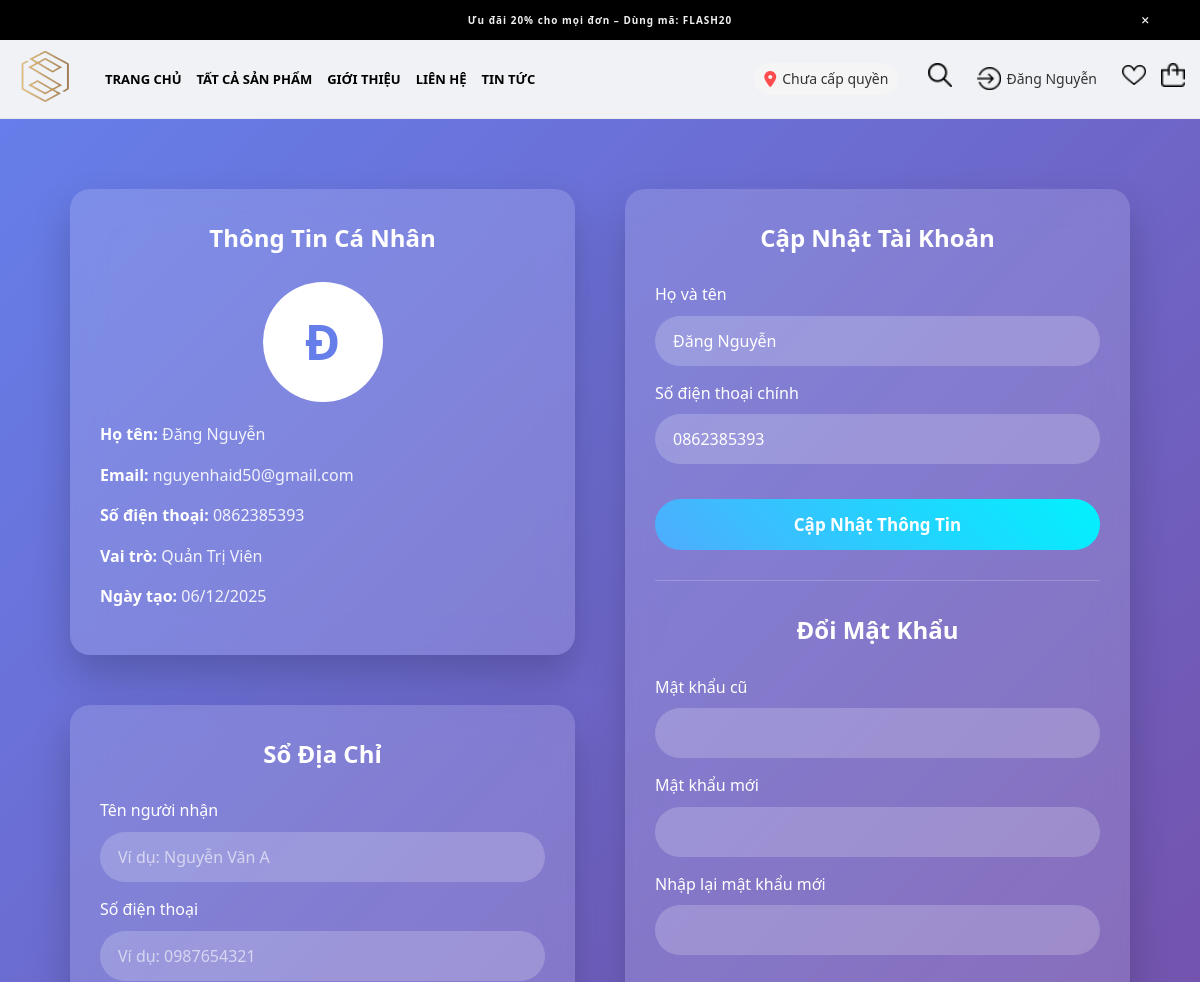
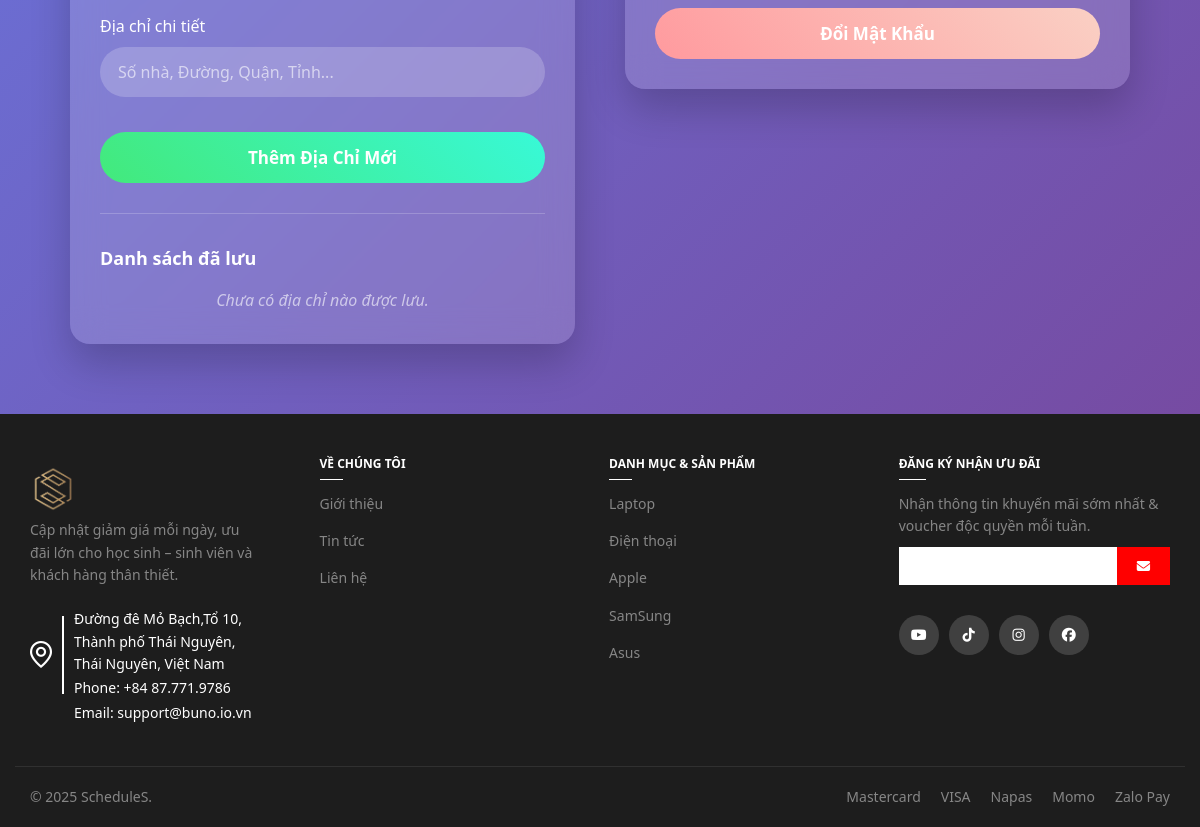
Screenshot of /index.php?page=profile (signed in) with the database file from the repository (2 pictures, top to bottom).
### tables this page shows
CREATE TABLE users (
    id INT AUTO_INCREMENT PRIMARY KEY,
    fullname VARCHAR(100) NOT NULL,
    email VARCHAR(100) NOT NULL UNIQUE,
    password VARCHAR(255) NOT NULL,
    phone VARCHAR(20),
    avatar VARCHAR(255) DEFAULT NULL,  
    role TINYINT DEFAULT 0 COMMENT '0: User, 1: Admin',
    status TINYINT DEFAULT 1 COMMENT '1: Active, 0: Block',
    reset_token VARCHAR(255) NULL,  
    reset_expiry DATETIME NULL,     
    created_at TIMESTAMP DEFAULT CURRENT_TIMESTAMP,
    updated_at TIMESTAMP DEFAULT CURRENT_TIMESTAMP ON UPDATE CURRENT_TIMESTAMP
);

### controllers/Usercontroller.php (called while the page is built, shortened)
<?php
require_once 'models/UserModel.php';
class Usercontroller
{
    private $userModel;
    public function __construct()
    {
        $this->userModel = new UserModel();
        $this->userModel = new UserModel();
    }
    public function header($title = 'ScheduleS - Điện thoại và Laptop giá rẻ')
    {
        include 'views/header.php';
    }
    public function footer()
    {
        include 'views/footer.php';
    }
    public function profile()
    {
        $user_id = $_SESSION['user']['id'];
        $user = $this->userModel->getUserById($user_id);
        $edit_data = null;
        $list_address = $this->userModel->getUserAddresses($user_id);
        include 'views/taikhoan/profile.php';
    }
}

### router.php (called while the page is built, shortened)
<?php
class Router
{
    private $routes = [];
    public function add($page, $controller, $method)
    {
        $this->routes[$page] = [
            'controller' => $controller,
            'method'     => $method
        ];
    }
    public function dispatch($defaultPage = 'home')
    {
        $page = $_GET['page'] ?? $defaultPage;
        $method         = $this->routes[$page]['method'];
        $controller = new $controllerName();
        $controller->$method();
    }
}

### index.php (called while the page is built, shortened)
<?php
require_once "Router.php";
$router = new Router();
$router->add('home', 'Usercontroller', 'home');
$router->add('wishlists', 'Usercontroller', 'wishlists');
$router->add('toggle_wishlist', 'Usercontroller', 'toggle_wishlist');
$router->add('payment', 'Usercontroller', 'payment');
$router->add('process_order', 'Usercontroller', 'process_order');
$router->add('order_success', 'Usercontroller', 'order_success');
$router->add('products', 'Usercontroller', 'products');
$router->add('cart', 'Usercontroller', 'cart');
$router->add('saveLocation', 'Usercontroller', 'saveLocation');
$router->add('product_details', 'Usercontroller', 'product_details');
$router->add('news', 'Usercontroller', 'news');
$router->add('about', 'Usercontroller', 'about');
$router->add('contact', 'Usercontroller', 'contact');
$router->add('check_coupon', 'Usercontroller', 'check_coupon');
$router->add('post_contact', 'Usercontroller', 'post_contact');
$router->add('order_history', 'Usercontroller', 'order_history');
$router->add('login', 'Usercontroller', 'login');
$router->add('logout', 'Usercontroller', 'logout');
$router->add('register', 'Usercontroller', 'register');
$router->add('profile', 'Usercontroller', 'profile');
$router->add('forgot_password', 'Usercontroller', 'forgot_password');
$router->add('reset_password', 'Usercontroller', 'reset_password');
$router->add('send_reset_link', 'Usercontroller', 'send_reset_link');
$router->add('post_review', 'Usercontroller', 'post_review');
$router->add('webhook_payment', 'PaymentController', 'webhook');
$router->add('api_province', 'ApiController', 'getProvinces');
$router->add('api_district', 'ApiController', 'getDistricts');
$router->add('api_ward', 'ApiController', 'getWards');
$router->add('api_fee', 'ApiController', 'calculateFee');
$router->dispatch();

### models/UserModel.php (called while the page is built, shortened)
<?php
class UserModel
{
    private $conn;
    public function __construct()
    {
        $host = "localhost";
        $db_name = "schedules";
        $username = "root";
        $password = "";
        try {
            $this->conn = new PDO(
                "mysql:host=$host;dbname=$db_name;charset=utf8mb4",
                $username,
                $password,
                [PDO::ATTR_ERRMODE => PDO::ERRMODE_EXCEPTION]
            );
            $this->conn->exec("SET time_zone = '+07:00';");
        } catch (PDOException $e) {
            die("Kết nối thất bại: " . $e->getMessage());
        }
    }
    public function getUserById($id)
    {
        $stmt = $this->conn->prepare("
            SELECT id, fullname, email, password, phone, role, created_at
            FROM users
            WHERE id = ?
        ");
        $stmt->execute([$id]);
        return $stmt->fetch(PDO::FETCH_ASSOC);
    }
}

### views/taikhoan/profile.php (the view, shortened to what this page needs)
<!DOCTYPE html>
<html lang="vi">
<head>
    <link rel="stylesheet" href="https://cdnjs.cloudflare.com/ajax/libs/font-awesome/6.5.0/css/all.min.css">
</head>
<body>
    <div class="tt-canhan">
        <div style="display: flex; flex-direction: column; gap: 50px;">
            <div class="card">
                <h2>Thông Tin Cá Nhân</h2>
                <div class="avatar"><?= htmlspecialchars(substr($user['fullname'] ?? 'US', 0, 2)) ?></div>
                <div class="info"><strong>Họ tên:</strong> <?= htmlspecialchars($user['fullname'] ?? 'Chưa cập nhật') ?></div>
                <div class="info"><strong>Email:</strong> <?= htmlspecialchars($user['email']) ?></div>
                <div class="info"><strong>Số điện thoại:</strong> <?= !empty($user['phone']) ? htmlspecialchars($user['phone']) : 'Chưa cập nhật' ?></div>
                <div class="info"><strong>Vai trò:</strong> <?= isset($user['role']) && $user['role'] == 1 ? 'Quản Trị Viên' : 'Khách Hàng' ?></div>
                <div class="info"><strong>Ngày tạo:</strong> <?= date('d/m/Y', strtotime($user['created_at'] ?? 'now')) ?></div>
            </div>
            <div class="card">
                <h2><?= isset($edit_data) ? 'Cập Nhật Địa Chỉ' : 'Sổ Địa Chỉ' ?></h2>
                <form method="POST" class="addr-form" action="index.php?page=profile">
                    <div class="input-group">
                        <label>Tên người nhận</label>
                        <input type="text" name="addr_name" required value="<?= $edit_data['recipient_name'] ?? '' ?>" placeholder="Ví dụ: Nguyễn Văn A">
                    </div>
                    <div class="input-group">
                        <label>Số điện thoại</label>
                        <input type="text" name="addr_phone" required value="<?= $edit_data['phone'] ?? '' ?>" placeholder="Ví dụ: 0987654321">
                    </div>
                    <div class="input-group">
                        <label>Địa chỉ chi tiết</label>
                        <input type="text" name="addr_detail" required value="<?= $edit_data['address'] ?? '' ?>" placeholder="Số nhà, Đường, Quận, Tỉnh...">
                    </div>
                    <button type="submit" name="save_address" class="btn-save">
                        <?= isset($edit_data) ? 'Lưu Thay Đổi' : 'Thêm Địa Chỉ Mới' ?>
                    </button>
                </form>
                <hr style="margin:30px 0; border:none; border-top:1px solid rgba(255,255,255,0.2);">
                <h3 style="color:#fff; font-size:18px; margin-bottom:15px;">Danh sách đã lưu</h3>
                <?php if (!empty($list_address)): ?>
                    <?php foreach ($list_address as $addr): ?>
                        <div class="addr-item">
                            <div class="addr-content">
                                <strong style="color:#fff; font-size:16px;"><?= htmlspecialchars($addr['recipient_name']) ?></strong>
                                <?php if($addr['is_default'] == 1): ?>
                                    <span class="badge-default">Mặc định</span>
                                <?php endif; ?>
                                <div style="color:rgba(255,255,255,0.8); margin-top:4px;">
                                    <i class="fas fa-phone" style="font-size:12px; margin-right:5px;"></i> <?= htmlspecialchars($addr['phone']) ?>
                                </div>
                                <div style="color:rgba(255,255,255,0.8); margin-top:2px;">
                                    <i class="fas fa-map-marker-alt" style="font-size:12px; margin-right:5px;"></i> <?= htmlspecialchars($addr['address']) ?>
                                </div>
                            </div>
                            <div class="addr-actions">
                                <a href="index.php?page=profile&action=edit_address&id=<?= $addr['id'] ?>" class="btn-edit-icon" title="Sửa">
                                    <i class="fas fa-pen"></i>
                                </a>
                                <a href="index.php?page=profile&action=delete_address&id=<?= $addr['id'] ?>" class="btn-delete-icon" title="Xóa" onclick="return confirm('Bạn chắc chắn muốn xóa địa chỉ này?');">
                                    <i class="fas fa-trash"></i>
                                </a>
                            </div>
                        </div>
                    <?php endforeach; ?>
                <?php else: ?>
                    <p style="text-align:center; color:rgba(255,255,255,0.6); font-style:italic;">Chưa có địa chỉ nào được lưu.</p>
                <?php endif; ?>
            </div>
        </div>
        <div class="card">
            <h2>Cập Nhật Tài Khoản</h2>
            <form method="POST" class="update-profile">
                <div class="input-group">
                    <label>Họ và tên</label>
                    <input type="text" name="fullname" value="<?= htmlspecialchars($user['fullname'] ?? '') ?>" required>
                </div>
                <div class="input-group">
                    <label>Số điện thoại chính</label>
                    <input type="text" name="phone" value="<?= htmlspecialchars($user['phone'] ?? '') ?>" placeholder="Ví dụ: 0901234567">
                </div>
                <button type="submit" name="update_profile" class="btn-update">Cập Nhật Thông Tin</button>
            </form>
            <hr style="margin:30px 0; border:none; border-top:1px solid rgba(255,255,255,0.2);">
            <h2 style="margin-top:20px;">Đổi Mật Khẩu</h2>
            <form method="POST" class="doimk-profile">
                <div class="input-group">
                    <label>Mật khẩu cũ</label>
                    <input type="password" name="old_password" required>
                </div>
                <div class="input-group">
                    <label>Mật khẩu mới</label>
                    <input type="password" name="new_password" required>
                </div>
                <div class="input-group">
                    <label>Nhập lại mật khẩu mới</label>
                    <input type="password" name="confirm_password" required>
                </div>
                <button type="submit" name="change_password" class="btn-password">Đổi Mật Khẩu</button>
            </form>
        </div>
    </div>
</body>
</html>

### assets/css/style.css (style rules this page uses)
* { box-sizing: border-box; margin: 0; padding: 0; }
body { font-family: -apple-system, BlinkMacSystemFont, "Segoe UI", Roboto, Helvetica, Arial, sans-serif; background-color: #f0f2f5; color: #333; line-height: 1.6; }

### assets/css/global.css (style rules this page uses)
* { margin: 0; padding: 0; box-sizing: border-box; font-family: "Segoe UI", Tahoma, Geneva, Verdana, sans-serif; outline: none !important; }

### views/taikhoan/profile.php (style rules this page uses)
:root { --primary: #667eea; --secondary: #764ba2; --accent: #f093fb; }
.tt-canhan { font-family: 'Poppins', sans-serif; background: linear-gradient(135deg, var(--primary), var(--secondary)); padding: 70px; display: grid; grid-template-columns: repeat(2,1fr); gap: 50px; align-items: start; }
.card { background: rgba(255,255,255,0.15); backdrop-filter: blur(16px); border-radius: 20px; padding: 30px; box-shadow: 0 20px 40px rgba(0,0,0,0.2); color: #fff; }
h2 { color:#fff; text-align:center; margin-bottom:25px; font-size:24px; }
.avatar { width:120px; height:120px; border-radius:50%; background:#fff; margin:0 auto 20px; display:flex; align-items:center; justify-content:center; font-size:48px; color:var(--primary); font-weight:bold; text-transform:uppercase; }
.info { color:rgba(255,255,255,0.9); margin:15px 0; font-size:16px; }
.info strong { color:#fff; }
.input-group { margin:15px 0; }
.input-group label { color:#fff; display:block; margin-bottom:8px; font-weight:500; }
.input-group input { width:100%; padding:14px 18px; border:none; border-radius:50px; background:rgba(255,255,255,0.2); color:#fff; font-size:16px; box-sizing: border-box; }
::placeholder { color: rgba(255,255,255,0.6); }
.update-profile button, .doimk-profile button, .addr-form button { width:100%; padding:14px; margin-top:20px; border:none; border-radius:50px; font-size:17px; font-weight:600; cursor:pointer; transition:all .4s; }
.update-profile .btn-update { background:linear-gradient(45deg,#4facfe,#00f2fe); color:#fff; }
.doimk-profile .btn-password { background:linear-gradient(45deg,#ff9a9e,#fad0c4); color:#fff; }
.addr-form .btn-save { background:linear-gradient(45deg,#43e97b,#38f9d7); color:#fff; }

### rows the page displays
users: fullname "Đ", fullname "Đăng Nguyễn", email "nguyenhaid50@gmail.com", phone "0862385393", created_at "06/12/2025"

### other values shown
$_SESSION['user']['fullname'] "Đăng Nguyễn"
